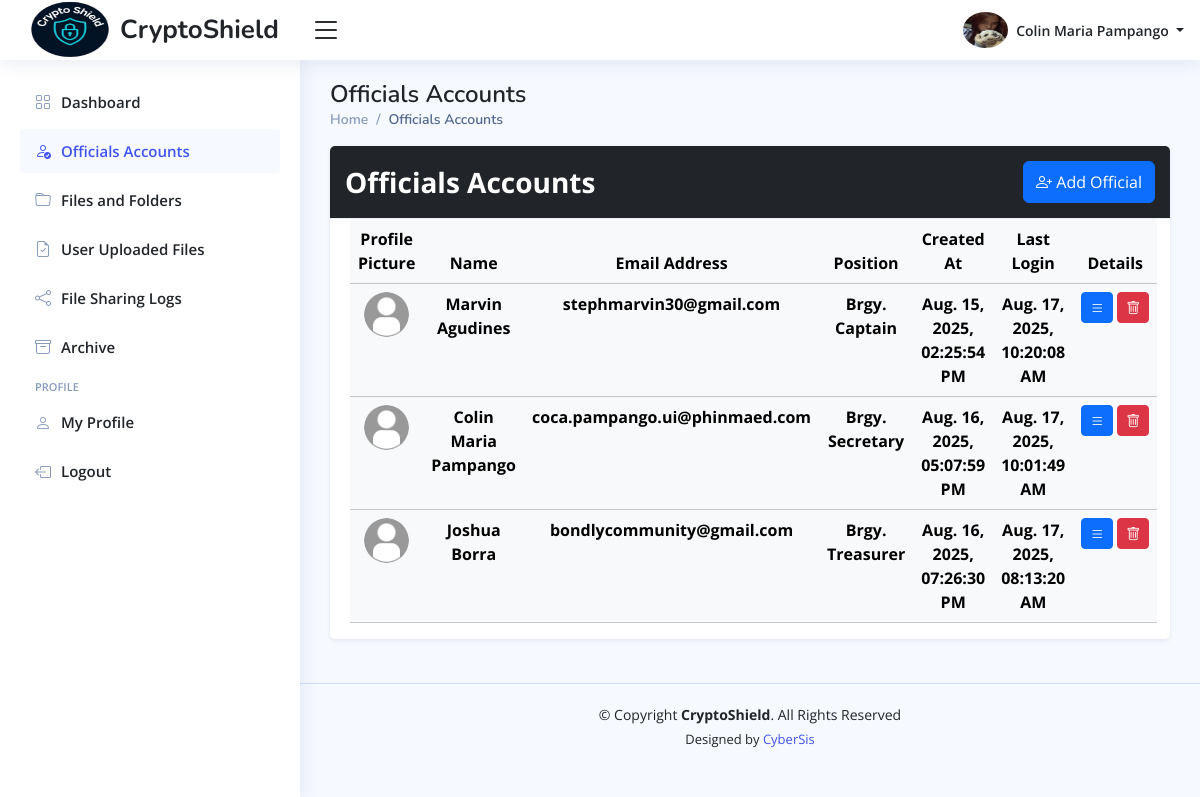
The app's page /admin/home.php?page=officials-accounts (signed in), older data.
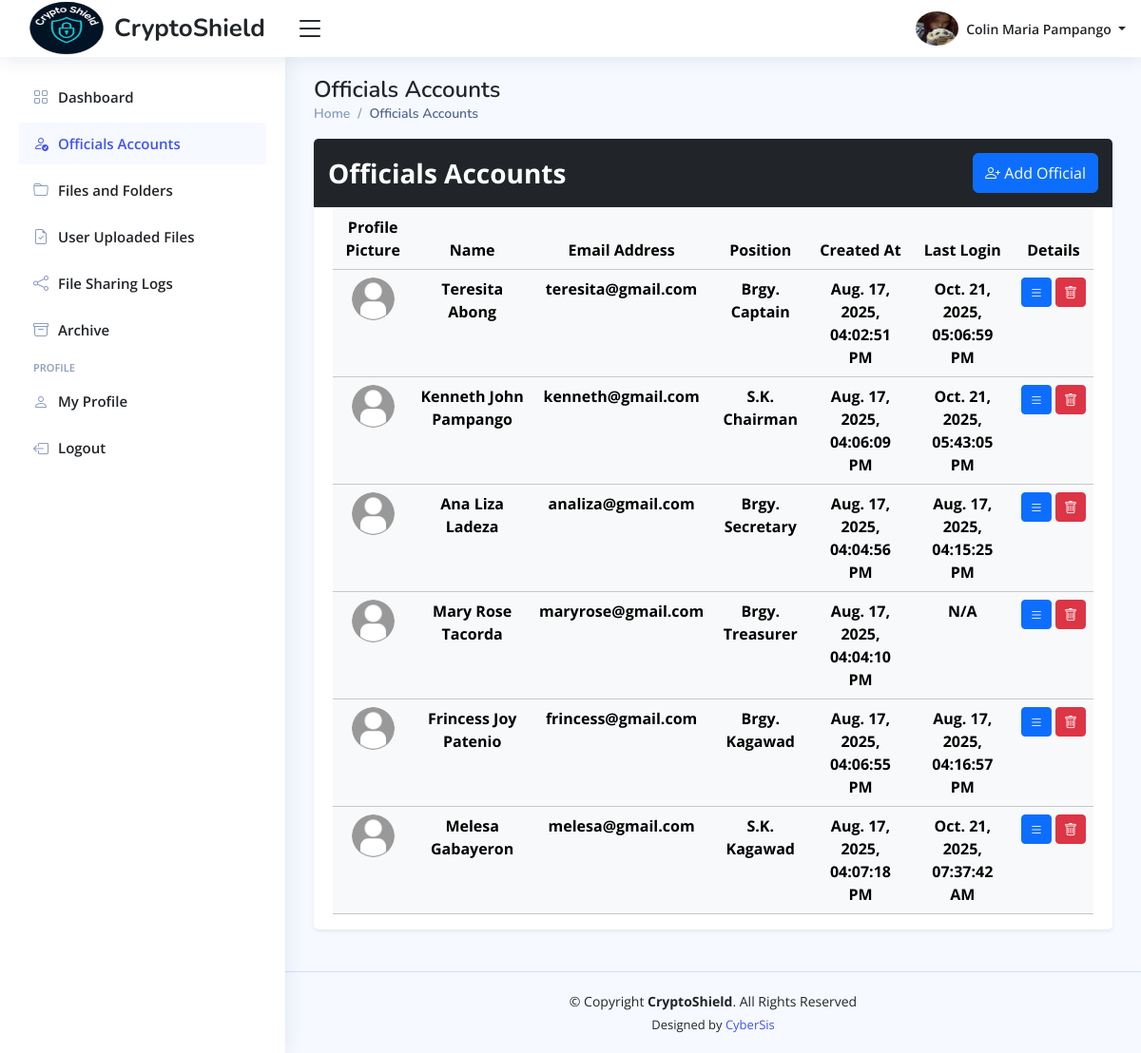
The same page, newer data.
### tables this page shows
CREATE TABLE `admin_info_tbl` (
  `admin_id` int(11) NOT NULL,
  `profile_picture` varchar(255) DEFAULT NULL,
  `date_of_birth` date DEFAULT NULL,
  `gender` enum('Male','Female','Others') DEFAULT 'Others',
  `phone_number` varchar(100) NOT NULL,
  `full_address` varchar(255) NOT NULL,
  `updated_at` timestamp NOT NULL DEFAULT current_timestamp() ON UPDATE current_timestamp()
);

CREATE TABLE `admin_accounts_tbl` (
  `admin_id` int(11) NOT NULL,
  `first_name` varchar(100) NOT NULL,
  `middle_name` varchar(100) DEFAULT NULL,
  `last_name` varchar(100) NOT NULL,
  `email_address` varchar(150) NOT NULL,
  `admin_password` varchar(255) NOT NULL,
  `role` varchar(100) DEFAULT 'Administrator',
  `reset_password_token` varchar(255) DEFAULT NULL,
  `password_token_expiry` datetime DEFAULT NULL,
  `created_at` timestamp NOT NULL DEFAULT current_timestamp(),
  `updated_at` timestamp NOT NULL DEFAULT current_timestamp() ON UPDATE current_timestamp()
);

CREATE TABLE `officials_info_tbl` (
  `official_id` int(11) NOT NULL,
  `profile_picture` varchar(255) DEFAULT NULL,
  `date_of_birth` date DEFAULT NULL,
  `gender` enum('Male','Female','Others') DEFAULT 'Others',
  `phone_number` varchar(100) NOT NULL,
  `full_address` varchar(255) NOT NULL,
  `updated_at` timestamp NOT NULL DEFAULT current_timestamp() ON UPDATE current_timestamp()
);

CREATE TABLE `officials_accounts_tbl` (
  `official_id` int(11) NOT NULL,
  `first_name` varchar(100) NOT NULL,
  `middle_name` varchar(100) DEFAULT NULL,
  `last_name` varchar(100) NOT NULL,
  `email_address` varchar(150) NOT NULL,
  `official_password` varchar(255) NOT NULL,
  `position` enum('Brgy. Captain','Brgy. Secretary','Brgy. Treasurer','Brgy. Kagawad','S.K. Chairman','S.K. Kagawad') NOT NULL,
  `is_online` enum('Yes','No') DEFAULT 'No',
  `reset_password_token` varchar(255) DEFAULT NULL,
  `password_token_expiry` datetime DEFAULT NULL,
  `created_at` timestamp NOT NULL DEFAULT current_timestamp(),
  `updated_at` timestamp NOT NULL DEFAULT current_timestamp() ON UPDATE current_timestamp(),
  `last_login` timestamp NULL DEFAULT NULL
);

### config/format-time.php (called while the page is built, shortened)
<?php
    function format_timestamp($timestamp) {
        if(!$timestamp) {
            return $timestamp;
        }
        $formatted_timestamp = date("M. d, Y, h:i:s A", strtotime($timestamp));
        return $formatted_timestamp;
    }
?>

### admin/pages/officials-accounts.php (the view, shortened to what the rows shown need)
<main class="main" id="main">
  <?php
  include_once "includes/pagetitle.php";
  ?>
  <section class="section">
    <div class="row">
      <div class="col-12">
        <div class="card shadow-sm mb-4">
          <div class="card-body pb-0">
            <table class="table table-light table-hover datatable table-responsive">
              <thead>
                <tr>
                  <th scope="col" class="text-center"> Profile Picture </th>
                  <th scope="col" class="text-center"> Name </th>
                  <th scope="col" class="fixed-column text-center"> Email Address </th>
                  <th scope="col" class="fixed-column text-center"> Position </th>
                  <th scope="col" class="fixed-column text-center"> Created At </th>
                  <th scope="col" class="fixed-column text-center"> Last Login </th>
                  <th scope="col" class="text-center"> Details </th>
                </tr>
              </thead>
              <tbody>
                <?php
                $fetch_officials_data = $conn->prepare("SELECT
                                                                              oa.*,
                                                                              oi.*
                                                                          FROM
                                                                          officials_accounts_tbl oa
                                                                          LEFT JOIN officials_info_tbl oi
                                                                          ON oa.official_id = oi.official_id
                                                                          ORDER BY
                                                                          FIELD(oa.position, 'Brgy. Captain', 'S.K. Chairman', 'Brgy. Secretary', 'Brgy. Treasurer', 'Brgy. Kagawad', 'S.K. Kagawad')");
                $fetch_officials_data->execute();
                while ($official_data = $fetch_officials_data->fetch()) {
                  $official_profile_picture = $official_data["profile_picture"];
                  if (empty($official_profile_picture) || !file_exists($image_path . $official_profile_picture)) {
                    $official_profile_picture = "default-img.png";
                  }
                ?>
                  <tr class="text-center">
                    <td>
                      <img src="<?php echo $image_path . $official_profile_picture; ?>" alt="Profile Image" class="rounded-circle" width="45" height="45">
                    </td>
                    <td class="fw-bold">
                      <?php echo htmlspecialchars($official_data["first_name"] . " " . $official_data["last_name"]); ?>
                    </td>
                    <td class="fw-bold">
                      <?php echo htmlspecialchars($official_data["email_address"]); ?>
                    </td>
                    <td class="fw-bold">
                      <?php echo htmlspecialchars($official_data["position"]); ?>
                    </td>
                    <td class="fw-bold">
                      <?php echo htmlspecialchars(format_timestamp($official_data["created_at"])); ?>
                    </td>
                    <td class="fw-bold">
                      <?php echo htmlspecialchars(format_timestamp($official_data["last_login"]) ?? "N/A"); ?>
                    </td>
                    <td>
                      <div class="d-flex justify-content-center align-items-center gap-1 ">
                        <button class="btn btn-primary btn-sm" title="Details" data-bs-toggle="modal" data-bs-target="#official-details-<?php echo htmlspecialchars($official_data["official_id"]); ?>">
                          <i class="bi bi-list"></i>
                        </button>
                        <form action="../process/admin/account-management.php" method="POST" id="delete-account-form">
                          <button
                            type="submit"
                            class="btn btn-danger btn-sm"
                            onclick="confirmAction(
                            event,
                            this.form,
                            'delete-account-form',
                            'Delete Account?',
                            'warning',
                            'Are you sure you want to delete this account??',
                            'Delete',
                            '#dc3545'
                            )"
                            title="Delete Account">
                            <i class="bi bi-trash"></i>
                          </button>
                        </form>
                      </div>
                    </td>
                  </tr>
                <?php
                }
                ?>
              </tbody>
            </table>
          </div>
        </div>
      </div>
    </div>
  </section>
</main>

### admin/includes/header.php (shortened to what the rows shown need)
<header id="header" class="header fixed-top d-flex align-items-center">
    <nav class="header-nav ms-auto">
        <ul class="d-flex align-items-center">
            <li class="nav-item dropdown pe-3">
                <a class="nav-link nav-profile d-flex align-items-center pe-0" href="#" data-bs-toggle="dropdown">
                    <img src="<?php echo htmlspecialchars($image_path . $profile_picture); ?>" alt="Profile Image" class="rounded-circle" width="45" height="45">
                    <span class="d-none d-md-block dropdown-toggle ps-2">
                        <?php echo htmlspecialchars($first_name . " " . $last_name); ?>
                    </span>
                </a>
            </li>
        </ul>
    </nav>
</header>

Row changes from the older to the newer data that the page shows:
removed officials_info_tbl: official_id.last_name "Marvin Agudines", official_id.email_address "stephmarvin30@gmail.com", official_id.position "Brgy. Captain", official_id.created_at "Aug. 15, 2025, 02:25:54 PM", official_id.last_login "Aug. 17, 2025, 10:20:08 AM"
removed officials_info_tbl: official_id.last_name "Colin Maria Pampango", official_id.email_address "coca.pampango.ui@phinmaed.com", official_id.position "Brgy. Secretary", official_id.created_at "Aug. 16, 2025, 05:07:59 PM", official_id.last_login "Aug. 17, 2025, 10:01:49 AM"
removed officials_info_tbl: official_id.last_name "Joshua Borra", official_id.email_address "bondlycommunity@gmail.com", official_id.position "Brgy. Treasurer", official_id.created_at "Aug. 16, 2025, 07:26:30 PM", official_id.last_login "Aug. 17, 2025, 08:13:20 AM"
added officials_info_tbl: official_id.last_name "Teresita Abong", official_id.email_address "teresita@gmail.com", official_id.position "Brgy. Captain", official_id.created_at "Aug. 17, 2025, 04:02:51 PM", official_id.last_login "Oct. 21, 2025, 05:06:59 PM"
added officials_info_tbl: official_id.last_name "Kenneth John Pampango", official_id.email_address "kenneth@gmail.com", official_id.position "S.K. Chairman", official_id.created_at "Aug. 17, 2025, 04:06:09 PM", official_id.last_login "Oct. 21, 2025, 05:43:05 PM"
added officials_info_tbl: official_id.last_name "Ana Liza Ladeza", official_id.email_address "analiza@gmail.com", official_id.position "Brgy. Secretary", official_id.created_at "Aug. 17, 2025, 04:04:56 PM", official_id.last_login "Aug. 17, 2025, 04:15:25 PM"
added officials_info_tbl: official_id.last_name "Mary Rose Tacorda", official_id.email_address "maryrose@gmail.com", official_id.position "Brgy. Treasurer", official_id.created_at "Aug. 17, 2025, 04:04:10 PM", official_id.last_login "N/A"
added officials_info_tbl: official_id.last_name "Frincess Joy Patenio", official_id.email_address "frincess@gmail.com", official_id.position "Brgy. Kagawad", official_id.created_at "Aug. 17, 2025, 04:06:55 PM", official_id.last_login "Aug. 17, 2025, 04:16:57 PM"
added officials_info_tbl: official_id.last_name "Melesa Gabayeron", official_id.email_address "melesa@gmail.com", official_id.position "S.K. Kagawad", official_id.created_at "Aug. 17, 2025, 04:07:18 PM", official_id.last_login "Oct. 21, 2025, 07:37:42 AM"
